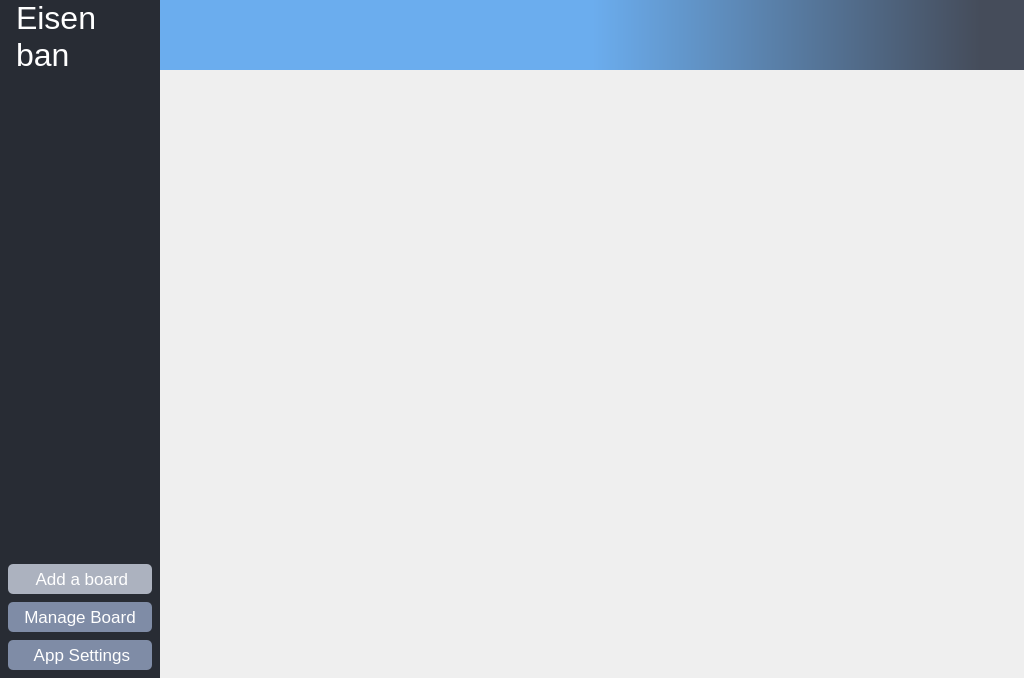
<?xml version="1.0" encoding="UTF-8"?>
<ui version="4.0">
 <class>MainWindow</class>
 <widget class="QMainWindow" name="MainWindow">
  <property name="geometry">
   <rect>
    <x>0</x>
    <y>0</y>
    <width>1024</width>
    <height>678</height>
   </rect>
  </property>
  <property name="windowTitle">
   <string>Eisenban</string>
  </property>
  <property name="windowIcon">
   <iconset>
    <normaloff>:/img/resources/img/icon.png</normaloff>:/img/resources/img/icon.png</iconset>
  </property>
  <property name="styleSheet">
   <string notr="true">background-color: #454c5a;
color: rgb(255, 255, 255);
QPushButton {background-color: #6badee; color: #ffffff; border-radius: 5px}
QPushButton:hover {background-color: #5487bb;}
QPushButton:focus {border-color: #000000; border-width: 1.5px; border-style: solid;}</string>
  </property>
  <property name="iconSize">
   <size>
    <width>128</width>
    <height>128</height>
   </size>
  </property>
  <widget class="QWidget" name="centralwidget">
   <layout class="QHBoxLayout" name="horizontalLayout">
    <property name="spacing">
     <number>6</number>
    </property>
    <property name="leftMargin">
     <number>0</number>
    </property>
    <property name="topMargin">
     <number>0</number>
    </property>
    <property name="rightMargin">
     <number>0</number>
    </property>
    <property name="bottomMargin">
     <number>0</number>
    </property>
    <item>
     <widget class="QWidget" name="widget" native="true">
      <layout class="QHBoxLayout" name="horizontalLayout_4">
       <property name="spacing">
        <number>0</number>
       </property>
       <property name="leftMargin">
        <number>0</number>
       </property>
       <property name="topMargin">
        <number>0</number>
       </property>
       <property name="rightMargin">
        <number>0</number>
       </property>
       <property name="bottomMargin">
        <number>0</number>
       </property>
       <item>
        <widget class="QWidget" name="panel_left" native="true">
         <property name="sizePolicy">
          <sizepolicy hsizetype="Fixed" vsizetype="Preferred">
           <horstretch>0</horstretch>
           <verstretch>0</verstretch>
          </sizepolicy>
         </property>
         <property name="minimumSize">
          <size>
           <width>160</width>
           <height>0</height>
          </size>
         </property>
         <property name="maximumSize">
          <size>
           <width>160</width>
           <height>16777215</height>
          </size>
         </property>
         <property name="styleSheet">
          <string notr="true">background-color: #282c34;</string>
         </property>
         <layout class="QVBoxLayout" name="verticalLayout_2">
          <property name="spacing">
           <number>8</number>
          </property>
          <property name="leftMargin">
           <number>8</number>
          </property>
          <property name="topMargin">
           <number>0</number>
          </property>
          <property name="rightMargin">
           <number>8</number>
          </property>
          <property name="bottomMargin">
           <number>8</number>
          </property>
          <item>
           <widget class="QLabel" name="label_logo">
            <property name="font">
             <font>
              <family>Arimo</family>
              <pointsize>24</pointsize>
             </font>
            </property>
            <property name="styleSheet">
             <string notr="true">background-color: #282c34;
color: #FFFFFF;</string>
            </property>
            <property name="text">
             <string>&lt;html&gt;&lt;head/&gt;&lt;body&gt;&lt;p&gt;Eisen&lt;br/&gt;ban&lt;/p&gt;&lt;/body&gt;&lt;/html&gt;</string>
            </property>
            <property name="textFormat">
             <enum>Qt::MarkdownText</enum>
            </property>
            <property name="margin">
             <number>10</number>
            </property>
            <property name="indent">
             <number>8</number>
            </property>
           </widget>
          </item>
          <item>
           <widget class="QScrollArea" name="scrollArea_panel_left">
            <property name="sizePolicy">
             <sizepolicy hsizetype="Expanding" vsizetype="MinimumExpanding">
              <horstretch>0</horstretch>
              <verstretch>0</verstretch>
             </sizepolicy>
            </property>
            <property name="styleSheet">
             <string notr="true">QScrollBar:vertical {
	border: none;
	background: #282c34;
	width: 10px;
	margin: 1px 0 0 5px;
	border-radius: 2px;
}

QScrollBar::handle:vertical {
	background-color: #454c5a;
	min-height: 30px;
	border-radius: 2px;
}

QScrollBar::handle:vertical:hover {
	background-color: #343a44;
}

QScrollBar::handle:vertical:pressed {
	background-color: #323741;
}

QScrollBar::sub-line:vertical {
	height: 0;
}

QScrollBar::add-line:vertical {
	height: 0;
}

QScrollBar::up-arrow:vertical,
QScrollBar::down-arrow:vertical {
	background: none;
}

QScrollBar::add-page:vertical,
QScrollBar::sub-page:vertical {
	background: none;
}

QScrollBar QMenu {
	background-color: #454c5a;
	border: none;
	padding: 5px;
	margin: 0px;
	font-size: 13px;
}

QScrollBar QMenu::item {
	padding: 5px 13px 5px 13px;
}

QScrollBar QMenu::item:selected {
	border-radius: 5px;
	background-color: #ffffff;
	color: #000000;
}</string>
            </property>
            <property name="frameShape">
             <enum>QFrame::NoFrame</enum>
            </property>
            <property name="widgetResizable">
             <bool>true</bool>
            </property>
            <widget class="QWidget" name="scrollAreaContent_panel_left">
             <property name="geometry">
              <rect>
               <x>0</x>
               <y>0</y>
               <width>144</width>
               <height>472</height>
              </rect>
             </property>
             <layout class="QVBoxLayout" name="verticalLayout_4">
              <property name="spacing">
               <number>10</number>
              </property>
              <property name="leftMargin">
               <number>0</number>
              </property>
              <property name="topMargin">
               <number>0</number>
              </property>
              <property name="rightMargin">
               <number>2</number>
              </property>
              <property name="bottomMargin">
               <number>0</number>
              </property>
             </layout>
            </widget>
           </widget>
          </item>
          <item>
           <widget class="QPushButton" name="btn_add_board">
            <property name="minimumSize">
             <size>
              <width>0</width>
              <height>30</height>
             </size>
            </property>
            <property name="font">
             <font>
              <family>Arimo</family>
              <pointsize>13</pointsize>
             </font>
            </property>
            <property name="cursor">
             <cursorShape>PointingHandCursor</cursorShape>
            </property>
            <property name="focusPolicy">
             <enum>Qt::TabFocus</enum>
            </property>
            <property name="styleSheet">
             <string notr="true">QPushButton {
	background-color: #acb2bf;
	color: #ffffff;
	border-radius: 5px
}

QPushButton:hover {
	background-color: #7e828c;
}

QPushButton:focus {
	border-color: #000000;
	border-width: 1.5px;
	border-style: solid;
}
</string>
            </property>
            <property name="text">
             <string> Add a board</string>
            </property>
            <property name="icon">
             <iconset resource="../eisenban.qrc">
              <normaloff>:/eisenban/resources/img/add.png</normaloff>:/eisenban/resources/img/add.png</iconset>
            </property>
           </widget>
          </item>
          <item>
           <widget class="QPushButton" name="btn_board_settings">
            <property name="minimumSize">
             <size>
              <width>0</width>
              <height>30</height>
             </size>
            </property>
            <property name="font">
             <font>
              <family>Arimo</family>
              <pointsize>13</pointsize>
             </font>
            </property>
            <property name="cursor">
             <cursorShape>PointingHandCursor</cursorShape>
            </property>
            <property name="focusPolicy">
             <enum>Qt::TabFocus</enum>
            </property>
            <property name="styleSheet">
             <string notr="true">QPushButton {
	background-color: #7f8ca6;
	color: #ffffff;
	border-radius: 5px
}

QPushButton:hover {
	background-color: #576073;
}

QPushButton:focus {
	border-color: #000000;
	border-width: 1.5px;
	border-style: solid;
}
</string>
            </property>
            <property name="text">
             <string>Manage Board</string>
            </property>
            <property name="icon">
             <iconset resource="../eisenban.qrc">
              <normaloff>:/eisenban/resources/img/settings_2.png</normaloff>:/eisenban/resources/img/settings_2.png</iconset>
            </property>
           </widget>
          </item>
          <item>
           <widget class="QPushButton" name="btn_app_settings">
            <property name="minimumSize">
             <size>
              <width>0</width>
              <height>30</height>
             </size>
            </property>
            <property name="font">
             <font>
              <family>Arimo</family>
              <pointsize>13</pointsize>
             </font>
            </property>
            <property name="cursor">
             <cursorShape>PointingHandCursor</cursorShape>
            </property>
            <property name="focusPolicy">
             <enum>Qt::TabFocus</enum>
            </property>
            <property name="styleSheet">
             <string notr="true">QPushButton {
	background-color: #7f8ca6;
	color: #ffffff;
	border-radius: 5px
}

QPushButton:hover {
	background-color: #576073;
}

QPushButton:focus {
	border-color: #000000;
	border-width: 1.5px;
	border-style: solid;
}
</string>
            </property>
            <property name="text">
             <string> App Settings</string>
            </property>
            <property name="icon">
             <iconset resource="../eisenban.qrc">
              <normaloff>:/eisenban/resources/img/settings.png</normaloff>:/eisenban/resources/img/settings.png</iconset>
            </property>
           </widget>
          </item>
         </layout>
        </widget>
       </item>
       <item>
        <layout class="QVBoxLayout" name="panel_right">
         <item>
          <layout class="QHBoxLayout" name="horzLayout_panel_right">
           <property name="spacing">
            <number>0</number>
           </property>
           <item>
            <widget class="QLabel" name="label_board">
             <property name="sizePolicy">
              <sizepolicy hsizetype="Ignored" vsizetype="Fixed">
               <horstretch>0</horstretch>
               <verstretch>0</verstretch>
              </sizepolicy>
             </property>
             <property name="minimumSize">
              <size>
               <width>0</width>
               <height>70</height>
              </size>
             </property>
             <property name="font">
              <font>
               <family>Torus Pro</family>
               <pointsize>28</pointsize>
              </font>
             </property>
             <property name="styleSheet">
              <string notr="true">background-color: qlineargradient(spread:pad, x1:0.5, y1:0.5, x2:0.95, y2:0.5, stop:0 rgba(107, 173, 238, 255), stop:1 rgba(69, 76, 90, 255));
color: #FFFFFF;</string>
             </property>
             <property name="text">
              <string/>
             </property>
             <property name="margin">
              <number>10</number>
             </property>
            </widget>
           </item>
          </layout>
         </item>
         <item>
          <widget class="QWidget" name="widget_panel_right" native="true">
           <property name="sizePolicy">
            <sizepolicy hsizetype="Preferred" vsizetype="Preferred">
             <horstretch>0</horstretch>
             <verstretch>0</verstretch>
            </sizepolicy>
           </property>
           <property name="minimumSize">
            <size>
             <width>280</width>
             <height>500</height>
            </size>
           </property>
           <layout class="QHBoxLayout" name="horizontalLayout_2">
            <property name="spacing">
             <number>0</number>
            </property>
            <property name="leftMargin">
             <number>0</number>
            </property>
            <property name="topMargin">
             <number>9</number>
            </property>
            <property name="rightMargin">
             <number>0</number>
            </property>
            <property name="bottomMargin">
             <number>0</number>
            </property>
            <item>
             <widget class="QScrollArea" name="scrollArea_panel_right">
              <property name="styleSheet">
               <string notr="true">QScrollBar:vertical {
	width: 10px;
	margin: 0 0 0 0;
	background-color: #acb2bf
}

QScrollBar:horizontal {
	border: none;
	background: #454c5a;
	height: 10px;
	margin: 0 0 0 1px;
	border-radius: 5px;
}

QScrollBar::handle:horizontal {
	background-color: #76829b;
	min-height: 30px;
	border-radius: 5px;
}

QScrollBar::handle:horizontal:hover {
	background-color: #646e83;
}

QScrollBar::handle:horizontal:pressed {
	background-color: #576072;
}

QScrollBar::sub-line:horizontal {
	height: 0;
}

QScrollBar::add-line:horizontal {
	height: 0;
}

QScrollBar::up-arrow:horizontal,
QScrollBar::down-arrow:horizontal {
	background: none;
}

QScrollBar::add-page:horizontal,
QScrollBar::sub-page:horizontal {
	background: none;
}

QScrollBar QMenu {
	background-color: #454c5a;
	border: none;
	padding: 5px;
	margin: 0px;
	font-size: 13px;
}

QScrollBar QMenu::item {
	padding: 5px 13px 5px 13px;
}

QScrollBar QMenu::item:selected {
	border-radius: 5px;
	background-color: #ffffff;
	color: #000000;
}
</string>
              </property>
              <property name="frameShape">
               <enum>QFrame::NoFrame</enum>
              </property>
              <property name="widgetResizable">
               <bool>true</bool>
              </property>
              <widget class="QWidget" name="scrollAreaContent_panel_right">
               <property name="geometry">
                <rect>
                 <x>0</x>
                 <y>0</y>
                 <width>862</width>
                 <height>585</height>
                </rect>
               </property>
               <layout class="QHBoxLayout" name="horizontalLayout_5">
                <property name="leftMargin">
                 <number>8</number>
                </property>
                <property name="topMargin">
                 <number>0</number>
                </property>
                <property name="rightMargin">
                 <number>0</number>
                </property>
                <property name="bottomMargin">
                 <number>8</number>
                </property>
               </layout>
              </widget>
             </widget>
            </item>
           </layout>
          </widget>
         </item>
        </layout>
       </item>
      </layout>
     </widget>
    </item>
   </layout>
  </widget>
 </widget>
 <tabstops>
  <tabstop>scrollArea_panel_left</tabstop>
  <tabstop>btn_add_board</tabstop>
  <tabstop>btn_board_settings</tabstop>
  <tabstop>btn_app_settings</tabstop>
  <tabstop>scrollArea_panel_right</tabstop>
 </tabstops>
 <resources>
  <include location="../eisenban.qrc"/>
 </resources>
 <connections/>
</ui>
